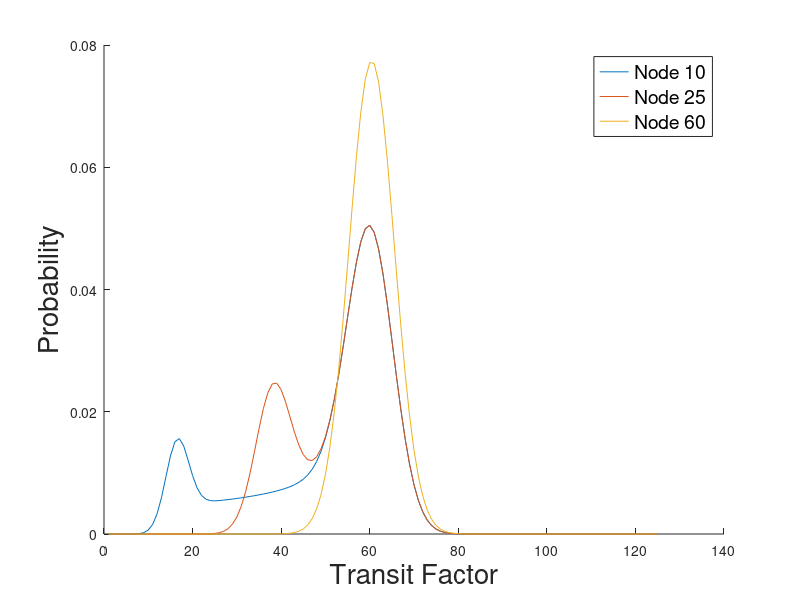

Source code (MATLAB):
clear;
font_size = 20;

num_nodes = 125;
N = num_nodes;
x = 1:num_nodes;
i_set = [10,25,60];
exp_TF = zeros(1,length(i_set));

hold on;
for i=i_set
    pdf_TF = zeros(1, length(num_nodes));

    % mu(x) = -0.016x^2 + 2x - 2
    % sigma(x) = -0.0011x^2 + 0.128x + 1.42
    % normpdf( x_vals, mu, sigma )

    x_1 = i;
    mu_1 = -0.016*x_1^2 + 2*x_1 - 2;
    sigma_1 = -0.0011*x_1^2 + 0.128*x_1 + 1.42;
    pdf_TF = pdf_TF + (i/N)*normpdf(x,mu_1,sigma_1);

    for k=i:(N/2-1)
        x_2 = k;
        mu_2 = -0.016*x_2^2 + 2*x_2 - 2;
        sigma_2 = -0.0011*x_2^2 + 0.128*x_2 + 1.42;
        pdf_TF = pdf_TF + ((1/2-i/N)/(N/2-i))*normpdf(x,mu_2,sigma_2);
    end

    x_3 = N/2;
    mu_3 = -0.016*x_3^2 + 2*x_3 - 2;
    sigma_3 = -0.0011*x_3^2 + 0.128*x_3 + 1.42;
    pdf_TF = pdf_TF + (1/2)*normpdf(x,mu_3,sigma_3);
    
    exp_TF(i_set==i) = sum(x.*pdf_TF);

    plot(x, pdf_TF);
end

%title('PDF of TF for Selected Nodes in Line Network', 'FontSize',font_size);
xlabel('Transit Factor', 'FontSize',font_size);
ylabel('Probability', 'FontSize',font_size);

t = cellstr(num2str(i_set', 'Node %i'));
h_legend = legend(t{:});
set(h_legend,'FontSize',14);

saveas(gcf, sprintf('./TF_figures/PDF_TF_line_net_%i.pdf',num_nodes));